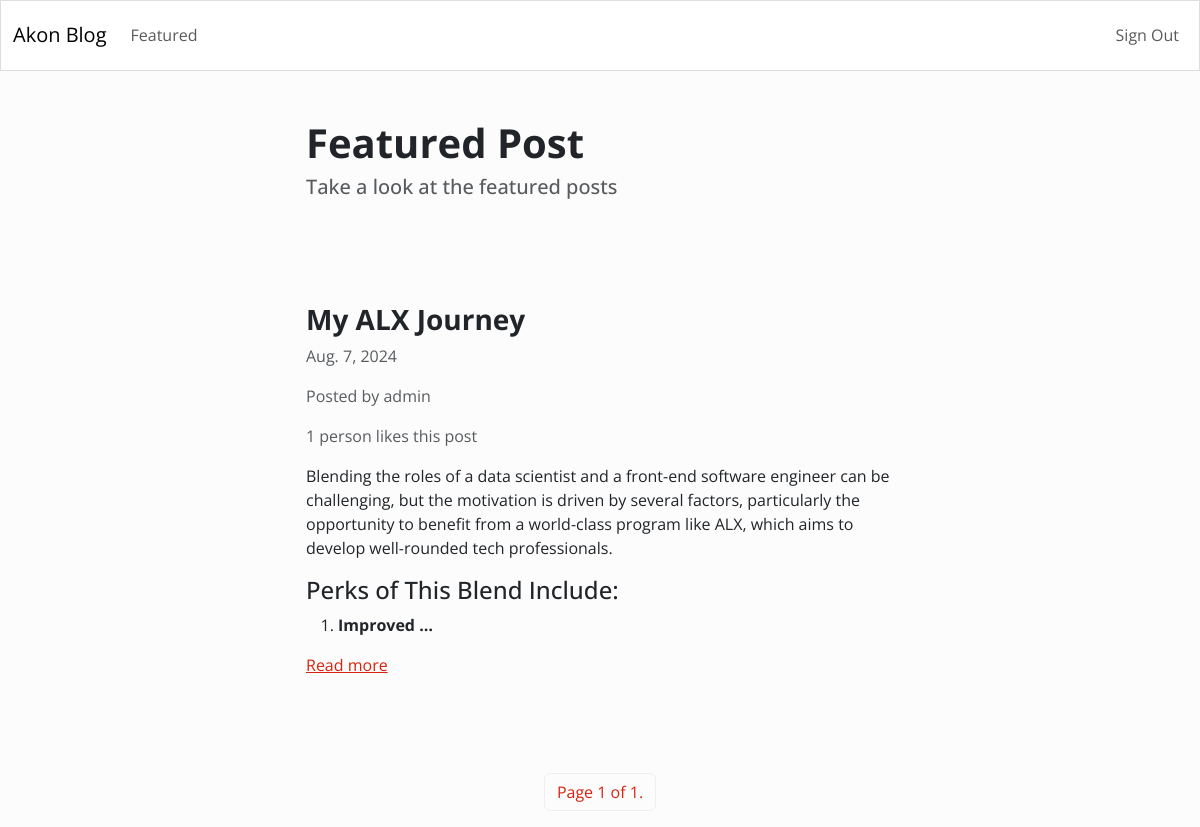
Screenshot of /featured/ (signed in) with the database file from the repository.
### blog/models.py (models this page shows)
class Article(models.Model):
    title=models.CharField(max_length=255)
    content=HTMLField()
    date = models.DateField(auto_now_add=True)
    author = models.ForeignKey(User, on_delete=models.CASCADE)
    featured = models.BooleanField(default=False)
    likes = models.ManyToManyField(User, related_name='likes', blank=True)

### blog/views.py (the view)
# urls.py: path('featured/', Featured.as_view(), name='featured'),
class Featured(ListView):
    model = Article
    queryset = Article.objects.filter(featured=True).order_by('-date')
    template_name = 'blog/featured.html'
    paginate_by = 1

### blog/templates/blog/featured.html (shortened to what this page needs)
{% extends 'blog/base.html' %}
{% block content %}
<div class="row">
    <div class="col-md-6 col-12 mx-md-auto mx-3 mt-5 mb-5">
        <h1 class="fw-bolder">Featured Post</h1>
        <h5 class="text-muted">Take a look at the featured posts</h5>
    </div>
</div>
{% for object in object_list %}
<div class="row">
    <div class="col-md-6 col-11 mx-md-auto mx-3 mt-5 mb-5">
        <h3 class="fw-bold">{{ object.title }}</h3>
        <p class="text-muted">{{ object.date }}</p>
        <p class="text-muted">Posted by {{ object.author.username }}</p>
        {% if object.likes.count == 1 %}
            <p class="text-muted">{{ object.likes.count }} person likes this post</p>
        {% else %}
            <p class="text-muted">{{ object.likes.count }} people like this post</p>
        {% endif %}
        <div class="my-3">
            {{ object.content|truncatewords_html:50|safe }}
        </div>
        <a href="{% url 'detail_article' object.id %}">Read more</a>
    </div>
</div>
{% endfor %}
<nav>
    <ul class="pagination">
        <div class="mx-auto d-flex flex-row mt-5">
            <li class="page-item">
                <a class="page-link" href="#">Page {{ page_obj.number }} of {{ page_obj.paginator.num_pages }}.
                </a>
            </li>
        </div>
    </ul>
</nav>
{% endblock content %}

### rows the page displays
Article: title "My ALX Journey", date "Aug. 7, 2024", author.username "admin", likes.count "1", content "Blending the roles of a data scientist and a front-end software engineer can be challenging, but the motivation is driven by several factors, particularly the opportunity to benefit from a world-class program like ALX, which aims to develop well-rounded tech professionals. Perks of This Blend Include: Improved …"

### other values shown
{{ page_obj.number }} "1"
{{ page_obj.paginator.num_pages }} "1"
